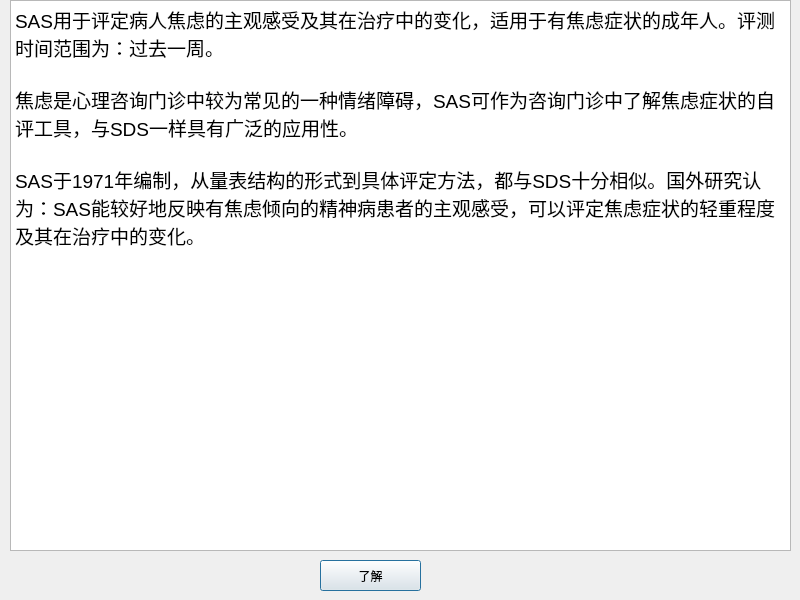
<?xml version="1.0" encoding="UTF-8"?>
<ui version="4.0">
 <class>Instruction</class>
 <widget class="QDialog" name="Instruction">
  <property name="geometry">
   <rect>
    <x>0</x>
    <y>0</y>
    <width>800</width>
    <height>600</height>
   </rect>
  </property>
  <property name="windowTitle">
   <string>Dialog</string>
  </property>
  <widget class="QTextBrowser" name="textBrowser">
   <property name="geometry">
    <rect>
     <x>10</x>
     <y>0</y>
     <width>781</width>
     <height>551</height>
    </rect>
   </property>
   <property name="html">
    <string>&lt;!DOCTYPE HTML PUBLIC &quot;-//W3C//DTD HTML 4.0//EN&quot; &quot;http://www.w3.org/TR/REC-html40/strict.dtd&quot;&gt;
&lt;html&gt;&lt;head&gt;&lt;meta name=&quot;qrichtext&quot; content=&quot;1&quot; /&gt;&lt;meta charset=&quot;utf-8&quot; /&gt;&lt;style type=&quot;text/css&quot;&gt;
p, li { white-space: pre-wrap; }
hr { height: 1px; border-width: 0; }
li.unchecked::marker { content: &quot;\2610&quot;; }
li.checked::marker { content: &quot;\2612&quot;; }
&lt;/style&gt;&lt;/head&gt;&lt;body style=&quot; font-family:'Microsoft YaHei UI'; font-size:9pt; font-weight:400; font-style:normal;&quot;&gt;
&lt;p style=&quot; margin-top:0px; margin-bottom:0px; margin-left:0px; margin-right:0px; -qt-block-indent:0; text-indent:0px;&quot;&gt;&lt;span style=&quot; font-size:14pt;&quot;&gt;SAS用于评定病人焦虑的主观感受及其在治疗中的变化，适用于有焦虑症状的成年人。评测时间范围为：过去一周。&lt;/span&gt;&lt;/p&gt;
&lt;p style=&quot;-qt-paragraph-type:empty; margin-top:0px; margin-bottom:0px; margin-left:0px; margin-right:0px; -qt-block-indent:0; text-indent:0px; font-size:14pt;&quot;&gt;&lt;br /&gt;&lt;/p&gt;
&lt;p style=&quot; margin-top:0px; margin-bottom:0px; margin-left:0px; margin-right:0px; -qt-block-indent:0; text-indent:0px;&quot;&gt;&lt;span style=&quot; font-size:14pt;&quot;&gt;焦虑是心理咨询门诊中较为常见的一种情绪障碍，SAS可作为咨询门诊中了解焦虑症状的自评工具，与SDS一样具有广泛的应用性。&lt;/span&gt;&lt;/p&gt;
&lt;p style=&quot;-qt-paragraph-type:empty; margin-top:0px; margin-bottom:0px; margin-left:0px; margin-right:0px; -qt-block-indent:0; text-indent:0px; font-size:14pt;&quot;&gt;&lt;br /&gt;&lt;/p&gt;
&lt;p style=&quot; margin-top:0px; margin-bottom:0px; margin-left:0px; margin-right:0px; -qt-block-indent:0; text-indent:0px;&quot;&gt;&lt;span style=&quot; font-size:14pt;&quot;&gt;SAS于1971年编制，从量表结构的形式到具体评定方法，都与SDS十分相似。国外研究认为：SAS能较好地反映有焦虑倾向的精神病患者的主观感受，可以评定焦虑症状的轻重程度及其在治疗中的变化。&lt;/span&gt;&lt;/p&gt;&lt;/body&gt;&lt;/html&gt;</string>
   </property>
  </widget>
  <widget class="QPushButton" name="pushButton">
   <property name="geometry">
    <rect>
     <x>320</x>
     <y>560</y>
     <width>101</width>
     <height>31</height>
    </rect>
   </property>
   <property name="text">
    <string>了解</string>
   </property>
  </widget>
 </widget>
 <resources/>
 <connections/>
</ui>
